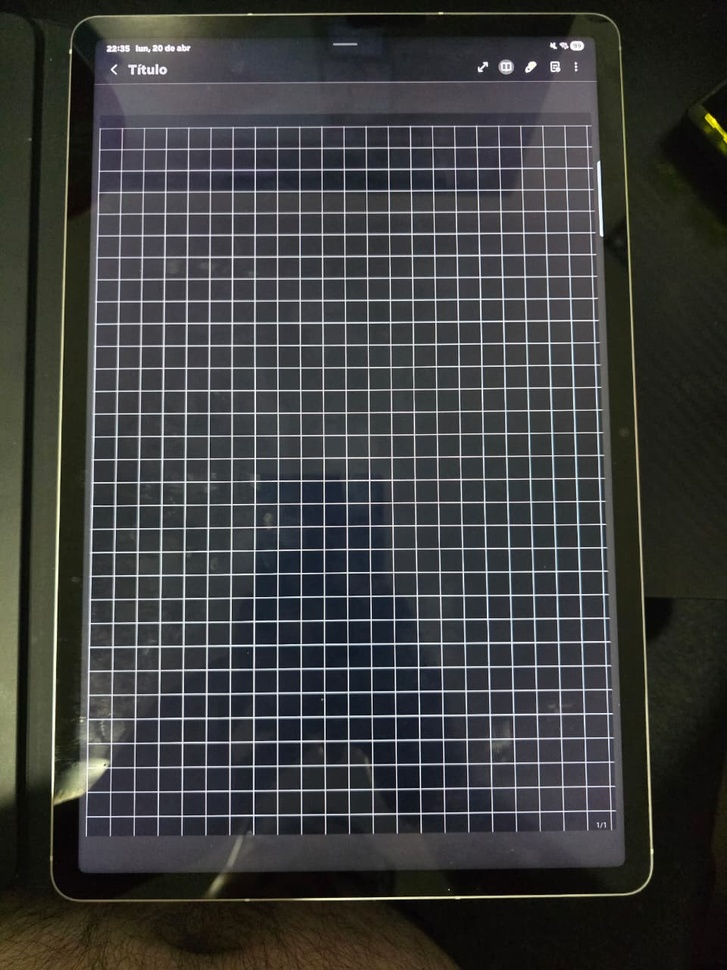
#> input picture Temas/Proyecto Final/Cuadros.jpeg, 727 x 970 px, shrunk from 960 x 1280 before the run, found by its file name
$ python proyecto_final.py
#> lines starting #> are read from the running program, lines starting #| are printed output that depends on the picture
#> in main, img_bgr is the input picture: shape (970, 727, 3); mean B, G, R 61.8, 62.4, 61.5
import numpy as np
import cv2
import matplotlib.pyplot as plt

def rgb_to_gray(img):
    """Convierte una imagen RGB a escala de grises mediante suma ponderada."""
    return np.dot(img[..., :3], [0.2989, 0.5870, 0.1140])

def convolve2d_fast(image, kernel):
    k_h, k_w = kernel.shape
    pad_h, pad_w = k_h // 2, k_w // 2

    # Padding
    padded = np.pad(image, ((pad_h, pad_h), (pad_w, pad_w)), mode='reflect')
    out = np.zeros_like(image)

    # Desplazamiento y suma multiplicativa (con slicing para eficiencia)
    for i in range(k_h):
        for j in range(k_w):
            out += padded[i:i+image.shape[0], j:j+image.shape[1]] * kernel[i, j]
    return out

def harris_corner_detector(img_gray, k=0.04, window_size=3):
    # Filtros de Sobel para gradientes espaciales
    sobel_x = np.array([[-1, 0, 1],
                        [-2, 0, 2],
                        [-1, 0, 1]])

    sobel_y = np.array([[-1, -2, -1],
                        [ 0,  0,  0],
                        [ 1,  2,  1]])

    Ix = convolve2d_fast(img_gray, sobel_x)
    Iy = convolve2d_fast(img_gray, sobel_y)

    # Productos de las derivadas
    Ixx = Ix ** 2
    Iyy = Iy ** 2
    Ixy = Ix * Iy
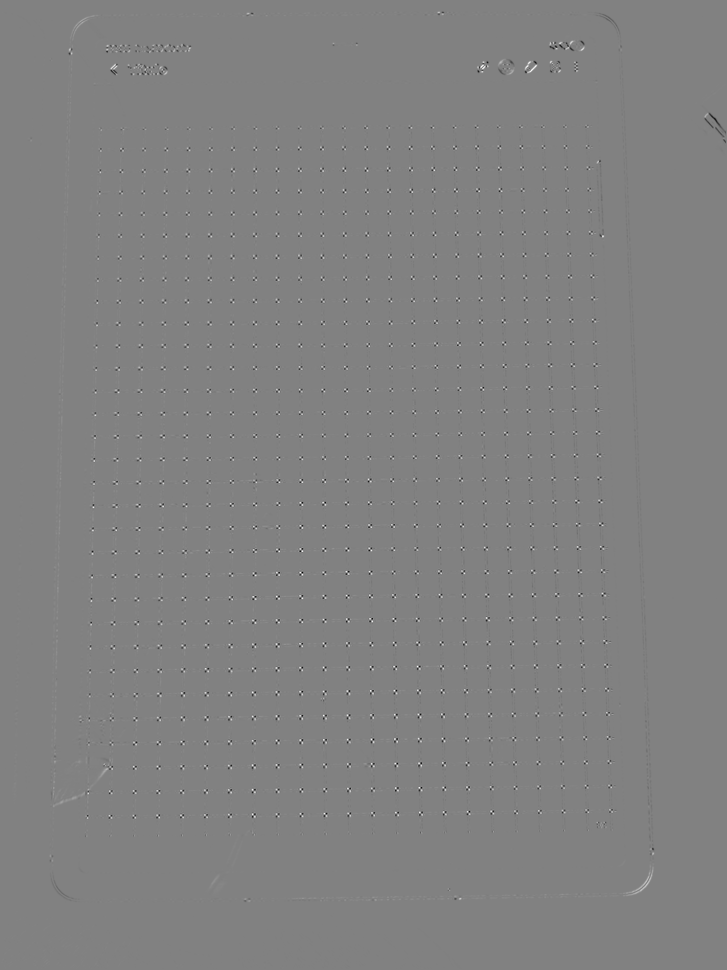
#> Ixy: shape (970, 727) float64; min -329919.8, max 320388.8, mean 46.1; drawn with min black and max white

    # Suavizado (Kernel Gaussiano simple de 3x3)
    gaussian_kernel = np.array([[1, 2, 1],
                                [2, 4, 2],
                                [1, 2, 1]]) / 16.0

    Sxx = convolve2d_fast(Ixx, gaussian_kernel)
#> after the loop in convolve2d_fast (call 3), `for i in range(k_h):`:
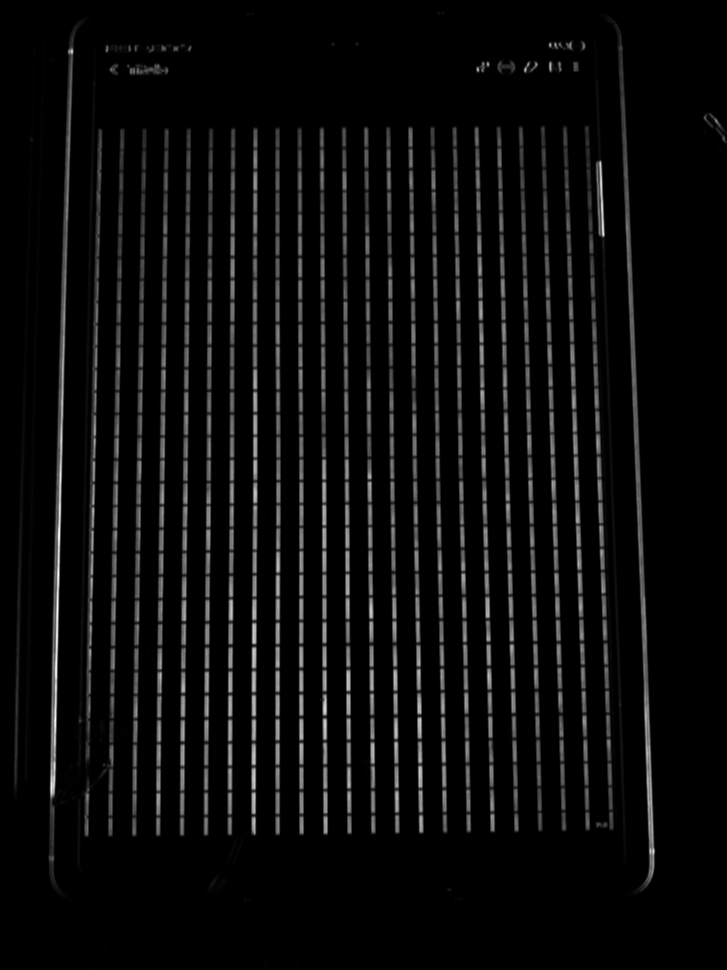
#> out: shape (970, 727) float64; min 0, max 527433, mean 24024.8; drawn with min black and max white
    Syy = convolve2d_fast(Iyy, gaussian_kernel)
#> after the loop in convolve2d_fast (call 4), `for i in range(k_h):`:
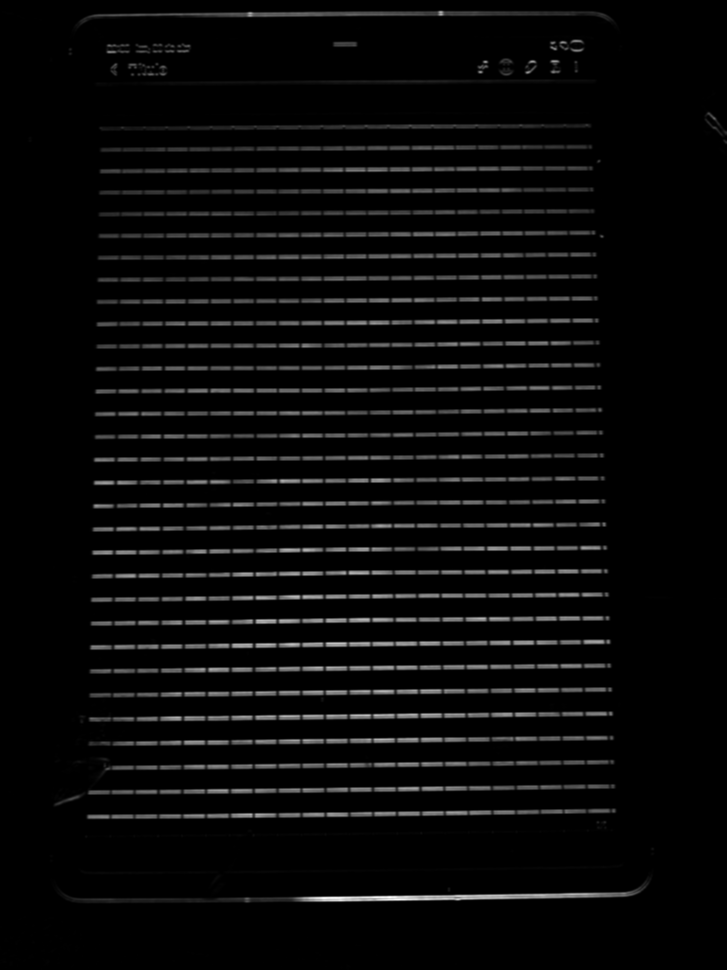
#> out: shape (970, 727) float64; min 0, max 592669.4, mean 22489.8; drawn with min black and max white
    Sxy = convolve2d_fast(Ixy, gaussian_kernel)

    # Respuesta de Harris
    det_M = (Sxx * Syy) - (Sxy ** 2)
    trace_M = Sxx + Syy
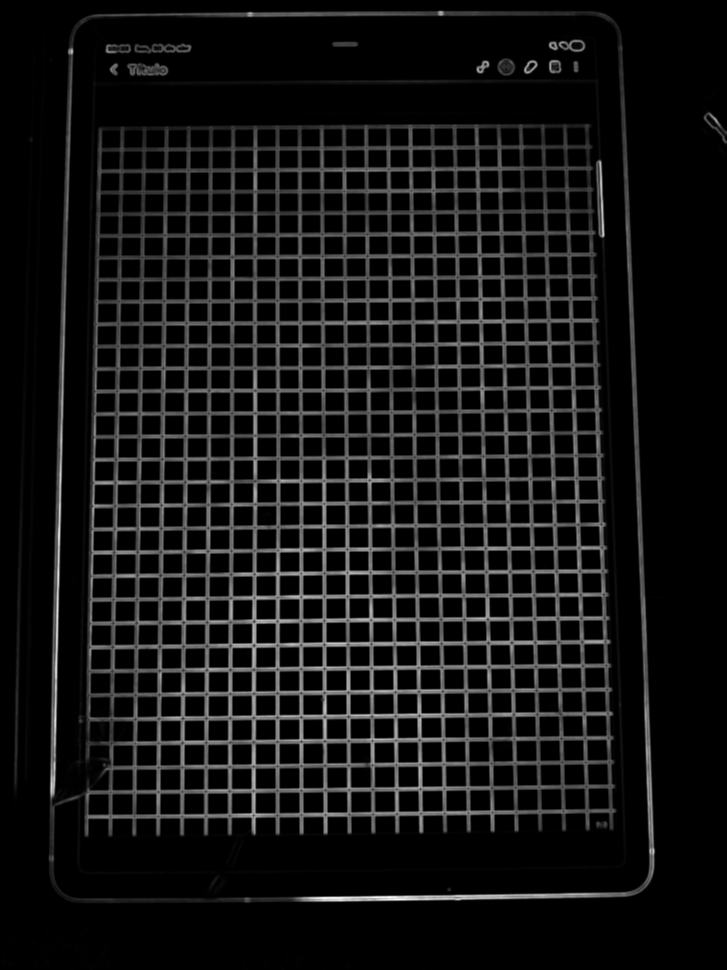
#> trace_M: shape (970, 727) float64; min 0, max 592845.6, mean 46514.6; drawn with min black and max white
    R = det_M - k * (trace_M ** 2)
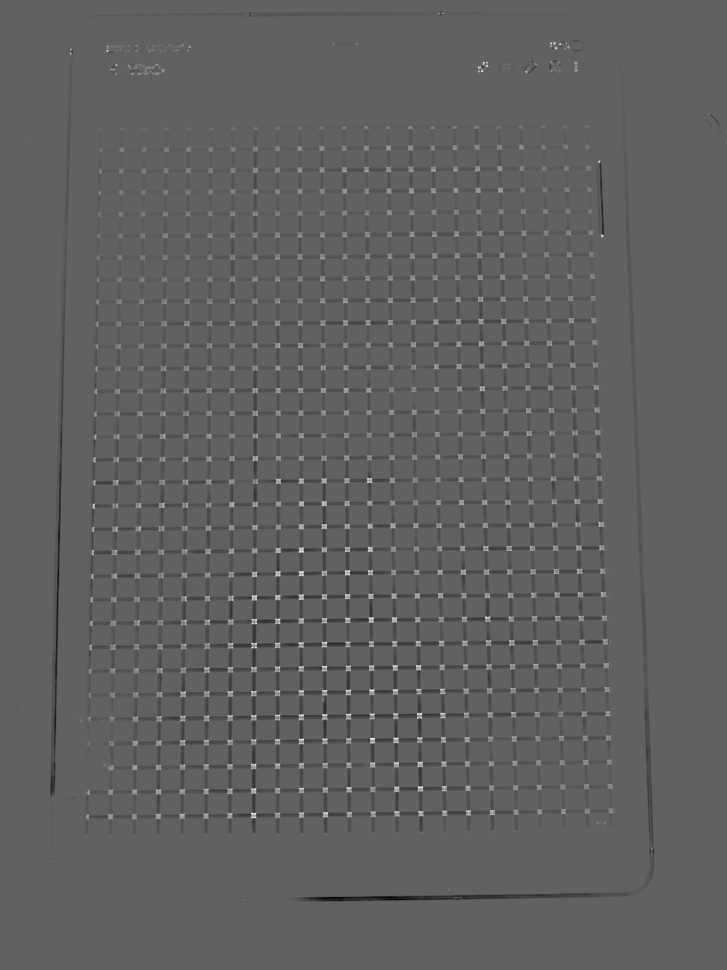
#> R: shape (970, 727) float64; min -1.4e+10, max 2.25e+10, mean -157196911; drawn with min black and max white

    return R

def non_maximum_suppression(R, threshold_ratio=0.01, min_distance=10):
    """Aplica supresión de no máximos para aislar las esquinas detectadas"""
#> called with threshold_ratio = 0.05, min_distance = 25
    threshold = np.max(R) * threshold_ratio
#> threshold = 1.12e+09
    # Encontrar coordenadas que superen el umbral
    coords = np.argwhere(R > threshold) # Encuentra las posiciones donde se cumple la condicion
#> coords = 21087 pairs, first value 12 to 890, second value 69 to 726

    # Ordenar por el valor de respuesta de Harris (de mayor a menor)
    responses = R[coords[:, 0], coords[:, 1]]
    coords = coords[np.argsort(responses)[::-1]]

    keep = []
    for r, c in coords:
        if not keep:
            keep.append((r, c))
            continue

        # Distancia de Chebyshev a los puntos ya guardados
        keep_arr = np.array(keep)
        dist = np.max(np.abs(keep_arr - [r, c]), axis=1)

        # Si está lo suficientemente lejos de los puntos más fuertes, se guarda
        if np.all(dist > min_distance):
            keep.append((r, c))
#> this loop made 21087 passes
#> (r, c) on passes 1, 20, 23: (813, 252), (690, 393), (617, 485)
#> after the loop, keep = 239 pairs, first value 13 to 889, second value 70 to 726

    return np.array(keep)

def calculate_distances(points):
    distances = []
    n = len(points)
    for i in range(n):
        for j in range(i + 1, n):
            p1, p2 = points[i], points[j]
            dist = np.sqrt(np.sum((p1 - p2)**2))
            distances.append((p1, p2, dist))
    return distances

def main():
    # Lectura de imagen
    ruta = r'Temas/Proyecto Final/Cuadros.jpeg'
    img_bgr = cv2.imread(ruta)
    if img_bgr is None:
        print("No se pudo cargar la imagen. Verifica la ruta.")
        return

    img_rgb = img_bgr[:, :, ::-1] # BGR a RGB
    img_gray = rgb_to_gray(img_rgb)

    # Detección de características
    R = harris_corner_detector(img_gray, k=0.04)

    # Extracción de puntos:
    corners = non_maximum_suppression(R, threshold_ratio=0.05, min_distance=25)
#> corners has the same summary as keep in non_maximum_suppression

    print(f"Se encontraron {len(corners)} esquinas.")
#| Se encontraron 239 esquinas.

    # Graficas
    plt.figure(figsize=(10, 8))
    plt.imshow(img_rgb)

    if len(corners) > 0:
        # Nota: corners tiene formato (fila, columna) -> (y, x)
        # Matplotlib scatter usa (x, y)
        x_coords = corners[:, 1]
#> x_coords = 239 values, max 726 at index 229, min 70 at index 73, mean 357.4
        y_coords = corners[:, 0]
#> y_coords = 239 values, max 889 at index 234, min 13 at index 180, mean 469.4
        plt.scatter(x_coords, y_coords, c='red', s=40, marker='x')

        # Línea entre los primeros dos puntos encontrados (por el algoritmo)
        if len(corners) >= 2:
            p1, p2 = corners[0], corners[1]
#> p1 = [813, 252]; p2 = [235, 602]
            dist = np.sqrt(np.sum((p1 - p2)**2))
#> dist = 675.7
            plt.plot([p1[1], p2[1]], [p1[0], p2[0]], 'c--', linewidth=2)
            print(f"Distancia de ejemplo entre dos puntos contiguos: {dist:.2f} píxeles")
#| Distancia de ejemplo entre dos puntos contiguos: 675.71 píxeles

    # plt.title('Detección de puntos de calibración (Harris)')
    plt.axis('off')
    plt.tight_layout()
    plt.show()
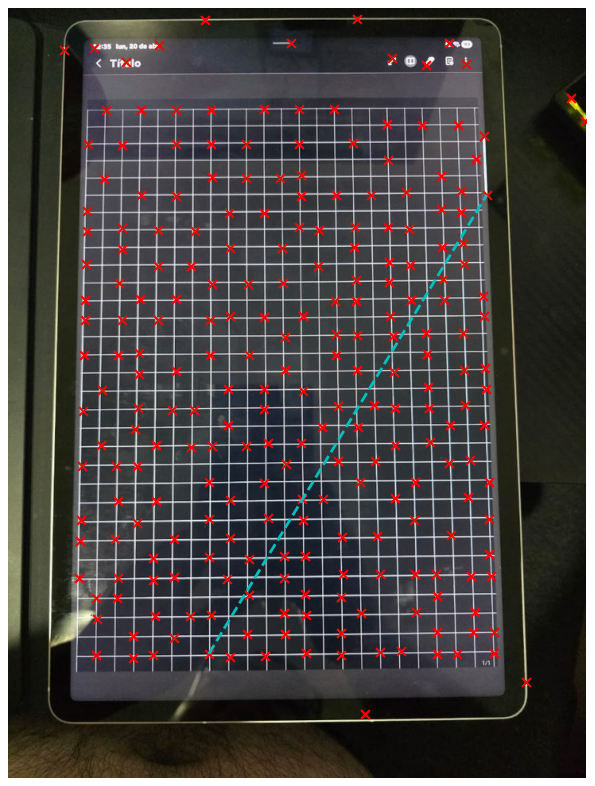
#> figure drawn by matplotlib, 1 panel

if __name__ == '__main__':
    main()
